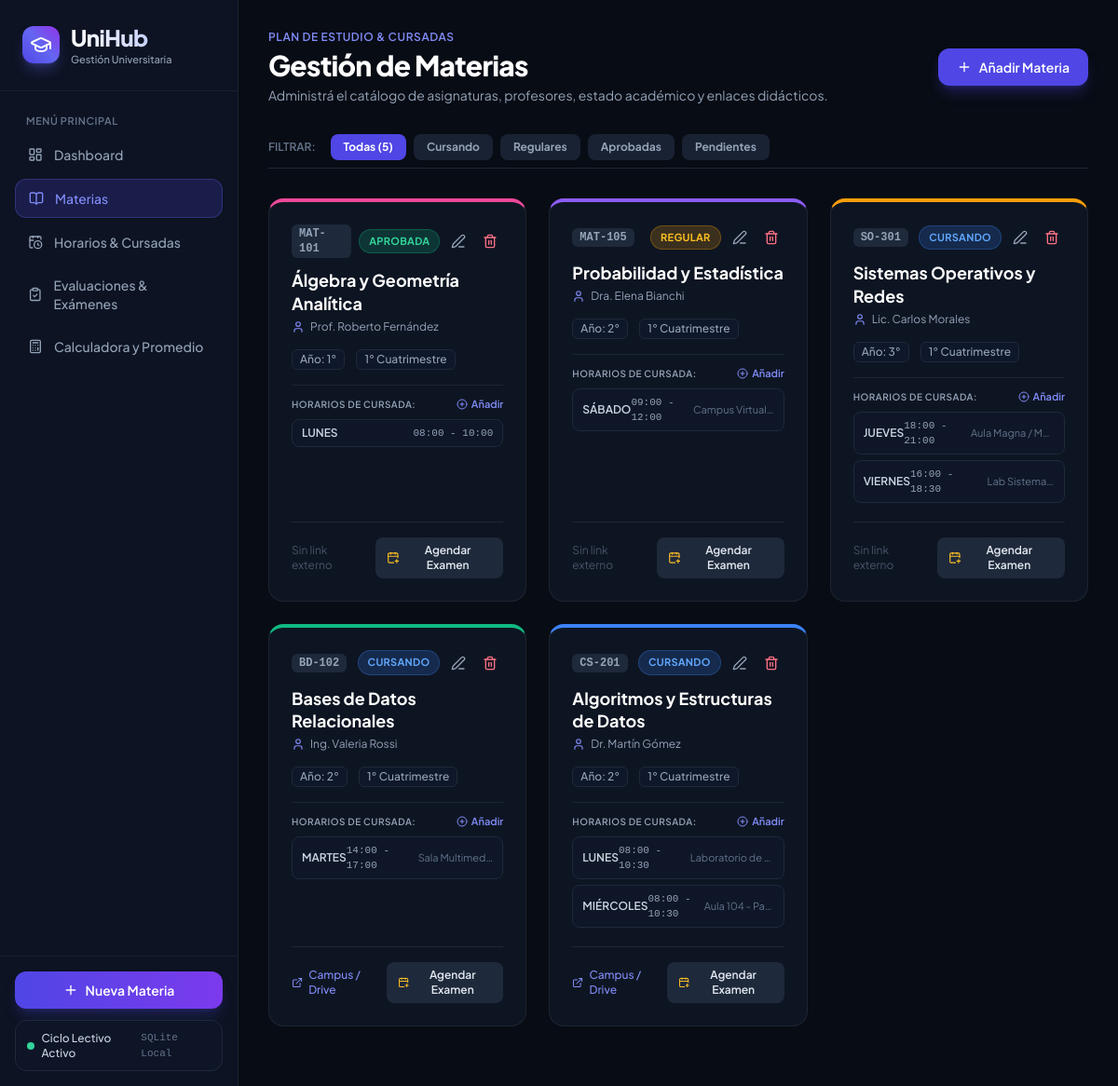
The page /materias on the database its author committed.
### app/models/materia.py (models this page shows)
class Materia(Base):
    __tablename__ = "materias"
    id = Column(Integer, primary_key=True, index=True)
    nombre = Column(String(100), nullable=False)
    codigo = Column(String(20), nullable=True)
    profesor = Column(String(100), nullable=True)
    anio = Column(Integer, nullable=True, default=1)
    cuatrimestre = Column(Integer, nullable=False, default=1)
    estado = Column(SQLEnum(EstadoMateria), default=EstadoMateria.CURSANDO)
    color_hex = Column(String(7), default="#3b82f6")
    drive_url = Column(Text, nullable=True)
    horarios = relationship("Horario", back_populates="materia", cascade="all, delete-orphan")
    evaluaciones = relationship("Evaluacion", back_populates="materia", cascade="all, delete-orphan")

### app/models/horario.py (models this page shows)
class Horario(Base):
    __tablename__ = "horarios"
    id = Column(Integer, primary_key=True, index=True)
    materia_id = Column(Integer, ForeignKey("materias.id"), nullable=False)
    dia_semana = Column(SQLEnum(DiaSemana), nullable=False)
    hora_inicio = Column(Time, nullable=False)
    hora_fin = Column(Time, nullable=False)
    aula = Column(String(200), nullable=True)
    materia = relationship("Materia", back_populates="horarios")

### app/routers/views.py (the view)
@views_router.get("/materias", response_class=HTMLResponse)
def vista_materias(request: Request, db: Session = Depends(get_db)):
    materias = db.query(Materia).order_by(Materia.id.desc()).all()
    return templates.TemplateResponse(
        "materias.html",
        {
            "request": request,
            "active_tab": "materias",
            "materias": materias
        }
    )

### app/templates/materias.html (shortened to what this page needs)
{% extends "base.html" %}
{% block content %}
<div class="p-6 md:p-8 space-y-8 max-w-7xl mx-auto w-full animate-fade-in">
    <div class="flex flex-col md:flex-row md:items-center justify-between gap-4">
        <div>
            <div class="flex items-center gap-2 text-xs font-semibold uppercase tracking-wider text-indigo-400 mb-1">
                <span>Plan de Estudio & Cursadas</span>
            </div>
            <h1 class="text-2xl md:text-3xl font-extrabold text-white tracking-tight">Gestión de Materias</h1>
            <p class="text-sm text-slate-400 mt-1">Administrá el catálogo de asignaturas, profesores, estado académico y enlaces didácticos.</p>
        </div>
        <div>
            <button onclick="abrirModalCrearMateria()" class="flex items-center gap-2 px-5 py-2.5 bg-indigo-600 hover:bg-indigo-500 text-white rounded-xl text-sm font-semibold shadow-lg shadow-indigo-600/30 transition-all">
                <i data-lucide="plus" class="w-4 h-4"></i>
                <span>Añadir Materia</span>
            </button>
        </div>
    </div>
    <div class="flex flex-wrap items-center gap-2 pb-2 border-b border-slate-800">
        <span class="text-xs font-semibold uppercase text-slate-500 mr-2">Filtrar:</span>
        <button onclick="filtrarMateriasPorEstado('TODAS', this)" class="filtro-materia-btn px-3.5 py-1.5 rounded-lg text-xs font-bold transition-all bg-indigo-600 text-white">
            Todas ({{ materias | length }})
        </button>
        <button onclick="filtrarMateriasPorEstado('CURSANDO', this)" class="filtro-materia-btn px-3.5 py-1.5 rounded-lg text-xs font-bold transition-all bg-slate-800/80 text-slate-400 hover:text-white">
            Cursando
        </button>
        <button onclick="filtrarMateriasPorEstado('REGULAR', this)" class="filtro-materia-btn px-3.5 py-1.5 rounded-lg text-xs font-bold transition-all bg-slate-800/80 text-slate-400 hover:text-white">
            Regulares
        </button>
        <button onclick="filtrarMateriasPorEstado('APROBADA', this)" class="filtro-materia-btn px-3.5 py-1.5 rounded-lg text-xs font-bold transition-all bg-slate-800/80 text-slate-400 hover:text-white">
            Aprobadas
        </button>
        <button onclick="filtrarMateriasPorEstado('PENDIENTE', this)" class="filtro-materia-btn px-3.5 py-1.5 rounded-lg text-xs font-bold transition-all bg-slate-800/80 text-slate-400 hover:text-white">
            Pendientes
        </button>
    </div>
    <div id="materias-grid" class="grid grid-cols-1 md:grid-cols-2 lg:grid-cols-3 gap-6">
        {% if materias %}
            {% for m in materias %}
            <div class="card-materia glass-panel glass-panel-hover rounded-2xl p-6 flex flex-col justify-between border-t-4 transition-all"
                 style="border-top-color: {{ m.color_hex or '#3b82f6' }};"
                 data-estado="{{ m.estado.value }}">
                <div>
                    <div class="flex items-center justify-between gap-2">
                        <span class="text-xs font-mono font-bold px-2 py-0.5 rounded-md bg-slate-800 text-slate-400">
                            {{ m.codigo or 'S/C' }}
                        </span>
                        <div class="flex items-center gap-1.5">
                            <span class="px-2.5 py-1 rounded-full text-[11px] font-bold tracking-wide
                                {% if m.estado.value == 'CURSANDO' %}bg-blue-500/20 text-blue-400 border border-blue-500/30
                                {% elif m.estado.value == 'APROBADA' %}bg-emerald-500/20 text-emerald-400 border border-emerald-500/30
                                {% elif m.estado.value == 'REGULAR' %}bg-amber-500/20 text-amber-400 border border-amber-500/30
                                {% else %}bg-slate-800 text-slate-400 border border-slate-700{% endif %}">
                                {{ m.estado.value }}
                            </span>
                            <button onclick='abrirModalEditarMateria({{ {
                                "id": m.id,
                                "nombre": m.nombre,
                                "codigo": m.codigo or "",
                                "profesor": m.profesor or "",
                                "anio": m.anio or 1,
                                "cuatrimestre": m.cuatrimestre or 1,
                                "estado": m.estado.value,
                                "color_hex": m.color_hex or "#3b82f6",
                                "drive_url": m.drive_url or ""
                            } | tojson }})' class="p-1.5 rounded-lg text-slate-400 hover:text-white hover:bg-slate-800 transition-colors" title="Editar">
                                <i data-lucide="edit-3" class="w-4 h-4"></i>
                            </button>
                            <button onclick="eliminarMateria({{ m.id }}, '{{ m.nombre }}')" class="p-1.5 rounded-lg text-rose-400 hover:text-rose-300 hover:bg-rose-950/40 transition-colors" title="Eliminar">
                                <i data-lucide="trash-2" class="w-4 h-4"></i>
                            </button>
                        </div>
                    </div>
                    <h3 class="text-lg font-bold text-white mt-3 leading-snug">{{ m.nombre }}</h3>
                    {% if m.profesor %}
                    <p class="text-xs text-slate-400 mt-1 flex items-center gap-1.5">
                        <i data-lucide="user" class="w-3.5 h-3.5 text-indigo-400"></i>
                        <span>{{ m.profesor }}</span>
                    </p>
                    {% endif %}
                    <div class="flex items-center gap-3 mt-4 text-xs text-slate-400 font-medium">
                        <span class="px-2 py-0.5 rounded-md bg-slate-900 border border-slate-800">
                            Año: {{ m.anio }}°
                        </span>
                        <span class="px-2 py-0.5 rounded-md bg-slate-900 border border-slate-800">
                            {% if m.cuatrimestre == 0 %}Anual{% else %}{{ m.cuatrimestre }}° Cuatrimestre{% endif %}
                        </span>
                    </div>
                    <div class="mt-4 pt-3 border-t border-slate-800/80">
                        <div class="flex items-center justify-between text-xs mb-2">
                            <span class="font-semibold text-slate-400 uppercase tracking-wider text-[10px]">Horarios de cursada:</span>
                            <button onclick="abrirModalCrearHorario({{ m.id }})" class="text-indigo-400 hover:text-indigo-300 font-semibold flex items-center gap-1 text-[11px]">
                                <i data-lucide="plus-circle" class="w-3 h-3"></i>
                                <span>Añadir</span>
                            </button>
                        </div>
                        {% if m.horarios %}
                            <div class="space-y-1.5">
                                {% for h in m.horarios %}
                                <div class="flex items-center justify-between text-xs px-2.5 py-1.5 rounded-lg bg-slate-900/80 border border-slate-800">
                                    <span class="font-semibold text-slate-300">{{ h.dia_semana.value }}</span>
                                    <span class="text-slate-400 font-mono text-[11px]">{{ h.hora_inicio.strftime('%H:%M') }} - {{ h.hora_fin.strftime('%H:%M') }}</span>
                                    {% if h.aula %}
                                    <span class="text-[11px] text-slate-500 truncate max-w-[90px]">{{ h.aula }}</span>
                                    {% endif %}
                                </div>
                                {% endfor %}
                            </div>
                        {% else %}
                            <p class="text-xs text-slate-600 italic">Sin horarios registrados</p>
                        {% endif %}
                    </div>
                </div>
                <div class="mt-5 pt-4 border-t border-slate-800 flex items-center justify-between gap-2">
                    {% if m.drive_url %}
                    <a href="{{ m.drive_url }}" target="_blank" rel="noopener noreferrer" class="flex items-center gap-1.5 text-xs text-indigo-400 hover:text-indigo-300 font-medium">
                        <i data-lucide="external-link" class="w-3.5 h-3.5"></i>
                        <span>Campus / Drive</span>
                    </a>
                    {% else %}
                    <span class="text-xs text-slate-600">Sin link externo</span>
                    {% endif %}
                    <button onclick="abrirModalCrearEvaluacion({{ m.id }})" class="px-3 py-1.5 rounded-lg bg-slate-800 hover:bg-slate-700 text-xs font-semibold text-slate-200 hover:text-white transition-colors flex items-center gap-1">
                        <i data-lucide="calendar-plus" class="w-3.5 h-3.5 text-amber-400"></i>
                        <span>Agendar Examen</span>
                    </button>
                </div>
            </div>
            {% endfor %}
        {% endif %}
    </div>
</div>
{% endblock %}

### app/static/css/styles.css (style rules this page uses)
:root { --color-primary: #6366f1; --color-primary-hover: #4f46e5; --bg-main: #0B0F19; --bg-card: #111827; --border-subtle: rgba(255, 255, 255, 0.08); }
html { background-color: #080C14; overscroll-behavior-y: none; }
body { font-family: 'Plus Jakarta Sans', -apple-system, BlinkMacSystemFont, 'Segoe UI', Roboto, sans-serif; background-color: #080C14; color: #F1F5F9; overflow-x: hidden; overscroll-behavior-y: none; -webkit-touch-callout: none; -webkit-tap-highlight-color: transparent; }
.glass-panel { background: rgba(17, 24, 39, 0.75); backdrop-filter: blur(12px); -webkit-backdrop-filter: blur(12px); border: 1px solid rgba(255, 255, 255, 0.07); }
.glass-panel-hover { transition: all 0.25s cubic-bezier(0.4, 0, 0.2, 1); }
.animate-fade-in { animation: fadeIn 0.3s cubic-bezier(0.16, 1, 0.3, 1) forwards; }

### rows shown on the page
Materia: codigo "MAT-101", estado.value "APROBADA", nombre "Álgebra y Geometría Analítica", profesor "Prof. Roberto Fernández", anio "1", cuatrimestre "1", shows "Sin link externo"
Horario: dia_semana.value "LUNES", hora_inicio "08:00", hora_fin "10:00"
Materia: codigo "MAT-105", estado.value "REGULAR", nombre "Probabilidad y Estadística", profesor "Dra. Elena Bianchi", anio "2", cuatrimestre "1", shows "Sin link externo"
Horario: dia_semana.value "SÁBADO", hora_inicio "09:00", hora_fin "12:00", aula "Campus Virtual…"
Materia: codigo "SO-301", estado.value "CURSANDO", nombre "Sistemas Operativos y Redes", profesor "Lic. Carlos Morales", anio "3", cuatrimestre "1", shows "Sin link externo"
Horario: dia_semana.value "JUEVES", hora_inicio "18:00", hora_fin "21:00", aula "Aula Magna / M…"
Horario: dia_semana.value "VIERNES", hora_inicio "16:00", hora_fin "18:30", aula "Lab Sistema…"
Materia: codigo "BD-102", estado.value "CURSANDO", nombre "Bases de Datos Relacionales", profesor "Ing. Valeria Rossi", anio "2", cuatrimestre "1"
Horario: dia_semana.value "MARTES", hora_inicio "14:00", hora_fin "17:00", aula "Sala Multimed…"
Materia: codigo "CS-201", estado.value "CURSANDO", nombre "Algoritmos y Estructuras de Datos", profesor "Dr. Martín Gómez", anio "2", cuatrimestre "1"
Horario: dia_semana.value "LUNES", hora_inicio "08:00", hora_fin "10:30", aula "Laboratorio de…"
Horario: dia_semana.value "MIÉRCOLES", hora_inicio "08:00", hora_fin "10:30", aula "Aula 104 - Pa…"

### other values the page prints
{{ materias | length }} "5"
